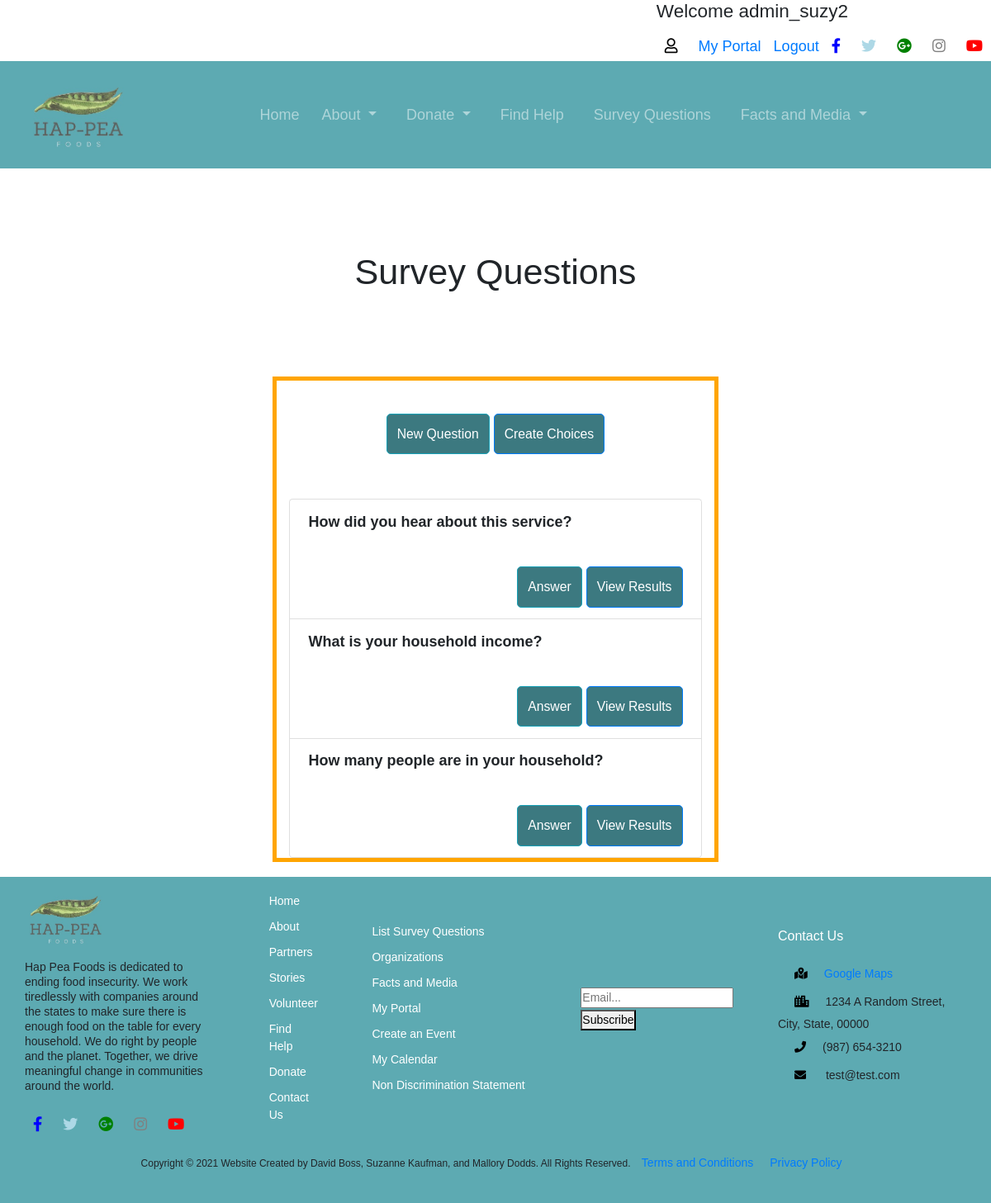
Page /survey/list (signed in) on the committed database.
### survey/models.py (models this page shows, shortened)
class Questionnaire(models.Model):
    question = models.TextField()
    option_one = models.CharField(null=True, max_length=30)
    option_two = models.CharField(null=True, max_length=30)
    option_three = models.CharField(null=True, max_length=30)
    option_four = models.CharField(null=True, max_length=30)
    option_one_count = models.IntegerField(default = 0)
    option_two_count = models.IntegerField(default = 0)
    option_three_count = models.IntegerField(default = 0)
    option_four_count = models.IntegerField(default = 0)
    textAnswer = models.TextField(null = True)

### survey/views.py (the view)
# urls.py: path('list', views.survey_list_view, name='list'),
def survey_list_view(request): # list view
    questions = Questionnaire.objects.all()
    return render(request, 'survey/list.html', {'questions':questions})

### templates/survey/list.html (shortened to what this page needs)
{% extends 'base_layout.html' %}
{% block content %}
    <h1 class="text-center">Survey Questions</h1>
    <div class="col-md-6 offset-md-3" style="border:solid 5px orange;">
      {% if user.is_authenticated %}
        <center><a href="{% url 'create' %}" class="btn btn-info btn-sm">New Question</a>
        <a href="{% url 'choice' %}" class="btn btn-outline-primary btn-sm">Create Choices</a></center>
      {% endif %}
        <br/><br/>
        {% if questions %}
        <ul class="list-group">
            {% for question in questions %}
            <li class="list-group-item">
                <strong> {{ question.question }} </strong>
                <span class="float-right">
                  {% if user.is_superuser %}
                    <a href="{% url 'answer' question.id %}" class="btn btn-info btn-sm">Answer</a>
                    <a href="{% url 'results' question.id %}" class="btn btn-outline-primary btn-sm">View Results</a>
                  {% else %}
                    <a href="{% url 'answer' question.id %}" class="btn btn-info btn-sm">Answer</a>
                  {% endif %}
                </span>
            </li>
            {% endfor %}
        </ul>
        {% else %}
          <p>There are currently no questions.</p>
        {% endif %}
    </div>
{% endblock %}

### templates/base_layout.html (shortened to what this page needs)
{% load static %}
<!DOCTYPE html>
<html lang="en" dir="ltr">
  <head>
    <link rel="stylesheet" href="https://maxcdn.bootstrapcdn.com/bootstrap/4.0.0/css/bootstrap.min.css">
    <link rel="stylesheet" href="{% static 'css/style.css' %}">
    <link rel="stylesheet" href="https://cdnjs.cloudflare.com/ajax/libs/font-awesome/5.15.2/css/all.min.css">
  </head>
  <body>
    <header>
     <div class="head-container">
       <div class="sm">
         {% if user.is_authenticated %}
           <h5>Welcome {{user.username}}</h5>
           <i class="far fa-user" style="color: black"></i>
           <a href="{% url 'portal' %}">My Portal</a>
           <a href="{% url 'accounts:logout' %}">Logout</a>
         {% else %}
           <i class="far fa-user" style="color: black"></i>
           <a href="{% url 'accounts:register' %}">Register</a>
           <a href="{% url 'accounts:login' %}">Login</a>
        {% endif %}
         <i class="fab fa-facebook-f" style="color: blue"></i>
         <i class="fab fa-twitter" style="color: lightblue"></i>
         <i class="fab fa-google-plus" style="color: green"></i>
         <i class="fab fa-instagram" style="color: grey"></i>
         <i class="fab fa-youtube" style="color: red"></i>
       </div>
     </div>
    </header>
    <nav class="navbar navbar-expand-md navbar-custom justify-content-evenly">
      <a href="/" class="navbar-brand"><img src="{% static 'logo2.jpg' %}" class = navimage alt=""></a>
      <div class="navbar-collapse collapse justify-content-center align-items-center w-100" id="navbarCustom">
        <ul class="navbar-nav mx-auto text-center">
            <li class="nav-item">
                <a class="nav-link" href="{% url 'home' %}">Home</a>
            </li>
            <li class="nav-item dropdown">
                <a class="nav-link dropdown-toggle px-3" href="#" id="navbarDropdown" data-toggle="dropdown" aria-haspopup="true" aria-expanded="false">
                  About
                </a>
            </li>
            <li class="nav-item dropdown">
                <a class="nav-link dropdown-toggle px-3" href="#" id="navbarDropdown" data-toggle="dropdown" aria-haspopup="true" aria-expanded="false">
                  Donate
                </a>
            </li>
            <li class="nav-item">
                <a class="nav-link px-3" href="{% url 'find_help' %}">Find Help</a>
            </li>
            <li class="nav-item">
                <a class="nav-link px-3" href="{% url 'list' %}">Survey Questions</a>
            </li>
            <li class="nav-item dropdown">
                <a class="nav-link dropdown-toggle px-3" href="#" id="navbarDropdown" data-toggle="dropdown" aria-haspopup="true" aria-expanded="false">
                  Facts and Media
                </a>
            </li>
        </ul>
    </div>
</nav>
    <div class="wrapper_container">
      {% block content %}
      {% endblock %}
    </div>
    <footer>
      <div class="foot-container">
        <div class="foot-columns">
          <div class="about">
            <div class="statement">
              <img src="{% static 'logo2.jpg' %}" class="img-logo" alt="peas">
              <p> Hap Pea Foods is dedicated to ending food insecurity. We work tiredlessly with companies around the states to make sure there is enough food on the table for every household.  We do right by people and the planet. Together, we drive meaningful change in communities around the world.</p>
            </div>
            <div class="sm">
              <i class="fab fa-facebook-f" style="color: blue"></i>
              <i class="fab fa-twitter" style="color: lightblue"></i>
              <i class="fab fa-google-plus" style="color: green"></i>
              <i class="fab fa-instagram" style="color: grey"></i>
              <i class="fab fa-youtube" style="color: red"></i>
            </div>
          </div>
          <div class="foot-links">
            <ul>
              <li><a href="{% url 'home' %}">Home</a></li>
              <li><a href="{% url 'about' %}">About</a></li>
              <li><a href="{% url 'partners' %}">Partners</a></li>
              <li><a href="{% url 'stories:stories' %}">Stories</a></li>
              <li><a href="{% url 'volunteer' %}">Volunteer</a></li>
              <li><a href="{% url 'find_help' %}">Find Help</a></li>
              <li><a href="{% url 'donations:donations' %}">Donate</a></li>
              <li><a href="{% url 'contact' %}">Contact Us</a></li>
            </ul>
          </div>
          <div class="foot-links-2">
            <ul>
              <li><a href="{% url 'list' %}">List Survey Questions</a></li>
              <li><a href="{% url 'organizations' %}">Organizations</a></li>
              <li><a href="{% url 'facts' %}">Facts and Media</a></li>
              <li><a href="{% url 'portal' %}">My Portal</a></li>
              <li><a href="{% url 'createevent' %}">Create an Event</a></li>
              <li><a href="{% url 'mycalendar' %}">My Calendar</a></li>
              <li><a href="{% url 'non_disc_stmt' %}">Non Discrimination Statement</a></li>
            </ul>
          </div>
          <div class="subscribe">
            <form action="/action_page.php">
              <input type="email" placeholder="Email..." name="email">
              <button type="submit">Subscribe</button>
            </form>
          </div>
          <div class="contact">
            <h2>Contact Us</h2>
            <ul>
              <li><i class="fa fa-map-marked-alt" style="color: black"></i><a href="https://maps.google.com">Google Maps</a></li>
              <li><i class="fa fa-city" style="color: black"></i>1234 A Random Street, City, State, 00000</li>
              <li><i class="fa fa-phone" style="color: black"></i>(987) 654-3210</li>
              <li><i class="fa fa-envelope" style="color: black"></i> test@test.com</li>
          </ul>
          </div>
        </div>
        <div class="foot-columns">
          <div class="copyright">
            <p>Copyright &copy; 2021 Website Created by David Boss, Suzanne Kaufman, and Mallory Dodds. All Rights Reserved.  <a href="{% url 'terms_cond' %}">Terms and Conditions</a><a href="{% url 'privacy' %}">Privacy Policy</a></p>
          </div>
        </div>
      </div>
    </footer>
  </body>
</html>

### static/css/style.css (style rules this page uses)
* { margin: 0; padding:0; outline: none; font-family: Arial, Helvetica, sans-serif; font-size: 18px; }
header { background: #FFF; }
.head-container { width: 100%; margin: 0 auto; display: flex; justify-content: flex-end; }
.head-container a { padding-left: 10px; }
.sm i { padding: 10px 10px; }
.navbar { min-height: 130px; background-color: #5DAAB2; }
.navbar-brand { padding: 0 15px; height: 40px; display: flex; align-items: center; justify-content: center; }
.navimage { max-height: 125px; max-width: 125px; }
.navbar-custom, .navbar-custom .navbar-text { color: rgba(255,255,255,.8); }
.navbar-custom .navbar-nav .nav-link { color: rgba(255,255,255,.5); }
.wrapper_container { max-width: 90%; margin: 0 auto; }
.wrapper_container h1 { text align: center; margin: 100px auto; font-size: 2.4em; }
footer { background: #5DAAB2; }
.foot-container { width: 95%; margin: 0 auto; }
.foot-columns { display: flex; margin: 1em 0; justify-content: space-between; align-items: center; }
.about { width: 20%; }
.statement img { height: 100px; }
.statement p { font-size: 14px; line-height: 1rem; }
.foot-links { width: 5%; }
.foot-links ul, .foot-links-2 ul { list-style-type: none; margin: 0; padding: 0; }
.foot-links li, .foot-links-2 li { padding: 5px 0; }
.foot-links a:link, .foot-links-2 a:link { color: #FFF; width: 10%; font-size: 14px; }
.subscribe { width: 15%; }
.subscribe input[type=email] { font-size: 14px; }
.subscribe button[type=submit] { font-size: 14px; }
.contact { width: 20%; }
.contact h2 { color: #FFF; padding-bottom: 10px; font-size: 16px; }
.contact ul { list-style-type: none; margin: 0; padding: 0; }
.contact a, li { font-size: 14px; }
.contact i { padding: 10px 20px; font-size: 14px; }
.copyright { text-align: center; width: 100%; padding-bottom: 20px; }
.copyright p { font-size: 12px; }
.copyright a { padding: 0 10px; font-size: 14px; }
.btn { margin-top: 40px; background: #3C7980; padding: 12px; text-align: center; color: #FFF; border-radius: 5px; cursor: pointer; }
html, body { height: 100%; margin: 0; padding: 0; }

### rows in the picture
Questionnaire: question "How did you hear about this service?"
Questionnaire: question "What is your household income?"
Questionnaire: question "How many people are in your household?"

### other values in the picture
{{ user.username }} "admin_suzy2"
